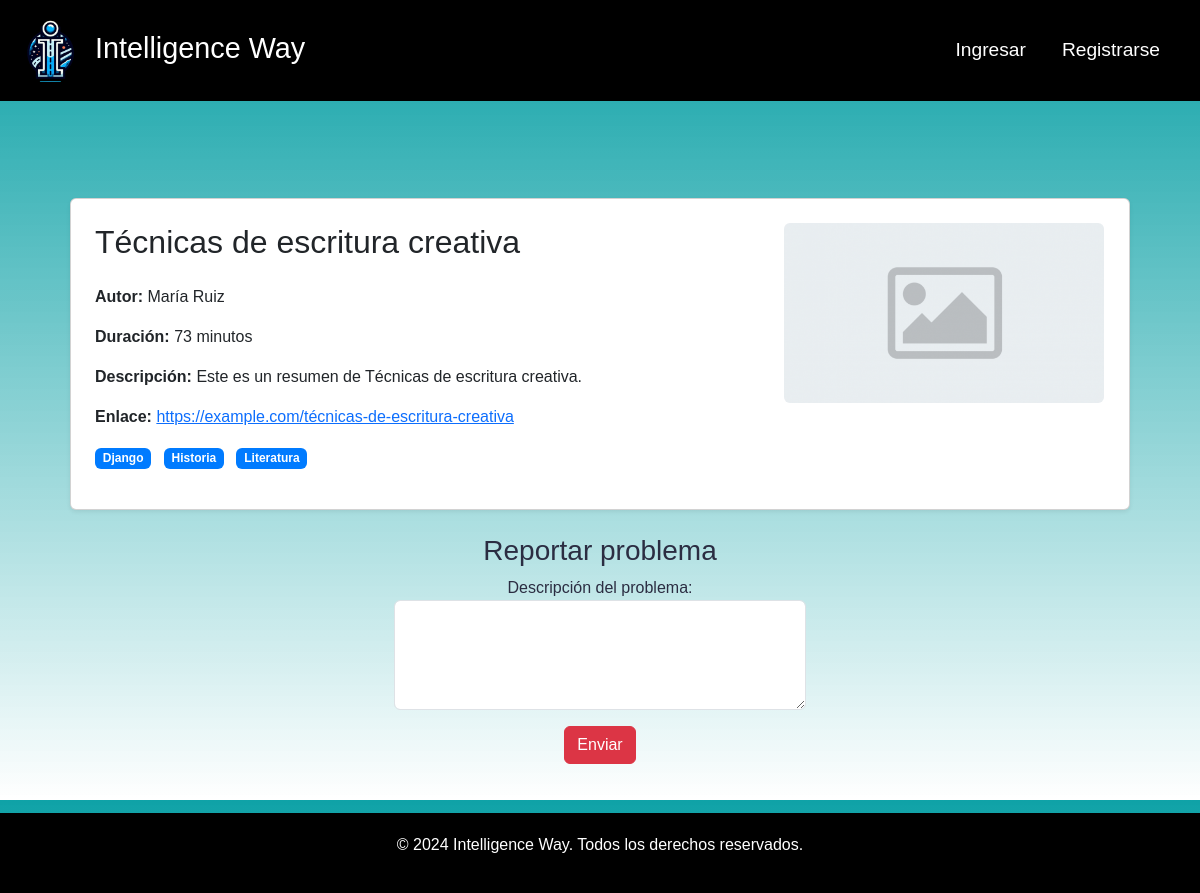
Page /route/contenido/33/ on the committed database.
### route/models.py (models this page shows, shortened)
class Contenido(models.Model):
    title = models.CharField(max_length=100)
    autor = models.ForeignKey(Autor, default="Autor borrado", on_delete=models.SET_DEFAULT)
    tags = models.ManyToManyField(Tag, default="Tag borrado")
    duracion = models.IntegerField()
    tipoDeContenido = models.IntegerField()
    link = models.CharField(max_length=255)
    description = models.TextField(max_length=255)
    contenidosPrevios = models.ManyToManyField('self', blank=True)
    imagen = models.ImageField(
        upload_to='IntelligenceWay/static/contenidos/img/',
        null=True, blank=True,
        default='IntelligenceWay/static/contenidos/img/default_image.jpg'
    )

class Autor(models.Model):
    nombre = models.CharField(max_length=50)
    def __str__(self):
        return f'{self.nombre}'

class Tag(models.Model):
    tagName = models.CharField(max_length=50)

### route/views.py (the view, shortened to what this page needs)
# urls.py: path('contenido/<int:pk>/', views.ContenidoDetailView.as_view(), name='contenido_detail'),
class ContenidoDetailView(FormMixin, DetailView):
    model = Contenido
    template_name = 'contenido_detail.html'
    context_object_name = 'contenido'
    form_class = ReporteForm

### route/forms.py
class ReporteForm(forms.ModelForm):
    def __init__(self, *args, **kwargs):
        super(ReporteForm, self).__init__(*args, **kwargs)
        for field in self.fields:
            self.fields[field].widget.attrs.update({'class': 'form-control'})
    class Meta:
        model = Reporte
        fields = ['descripcion']
        labels = {
            'descripcion': 'Descripción del problema',
        }
        widgets = {
            'descripcion': forms.Textarea(attrs={'rows': 4}),
        }

### route/templates/contenido_detail.html (shortened to what this page needs)
{% extends "base.html" %}
{% block content %}
<div class="container mt-5">
    <div class="card shadow-sm p-4">
        <div class="row">
            <div class="col-md-8">
                <div class="">
                    <h2 class="mb-4">{{ contenido.title }}</h2>
                    <p><strong>Autor:</strong> {{ contenido.autor }}</p>
                    <p><strong>Duración:</strong> {{ contenido.duracion }} minutos</p>
                    <p><strong>Descripción:</strong> {{ contenido.description }}</p>
                    <p><strong>Enlace:</strong>
                        <a href="{{ contenido.link }}" target="_blank">{{ contenido.link }}</a>
                    </p>
                        {% if contenido.tags.all %}
                            <ul class="list-inline">
                                {% for tag in contenido.tags.all %}
                                    <li class="list-inline-item">
                                        <span class="badge badge-secondary" style="background-color: #007bff; color: white;">{{ tag.tagName }}</span>
                                    </li>
                                {% endfor %}
                            </ul>
                        {% else %}
                            <span>No hay tags disponibles..</span>
                        {% endif %}
                </div>
            </div>
            <div class="col-md-4">
                <img src="{{ contenido.imagen.url }}" alt="{{ contenido.title }}" class="img-fluid rounded" style="width:320px; height: auto;">
            </div>
        </div>
    </div>
    <div class="row mt-4">
        <div class="col-12 d-flex justify-content-center">
            <div class="text-center">
                <h3>Reportar problema</h3>
                <form method="post">
                    {{ form.as_p }}
                    <button type="submit" class="btn btn-danger">Enviar</button>
                </form>
            </div>
        </div>
    </div>
</div>
{% endblock %}

### IntelligenceWay/static/css/styles.css (style rules this page uses)
body { font-family: Arial, sans-serif; margin: 0; color: #2B2D42; background: linear-gradient(to bottom, rgb(15, 162, 167), rgba(255, 255, 255, 0.712)); height: 100vh; margin: 0; }
.container { width: 100%; height: 100%; padding: 20px; }

### rows in the picture
Contenido: title "Técnicas de escritura creativa", autor "María Ruiz", duracion "73", description "Este es un resumen de Técnicas de escritura creativa.", link "https://example.com/técnicas-de-escritura-creativa", imagen (placeholder picture)
Tag: tagName "Django"
Tag: tagName "Historia"
Tag: tagName "Literatura"
